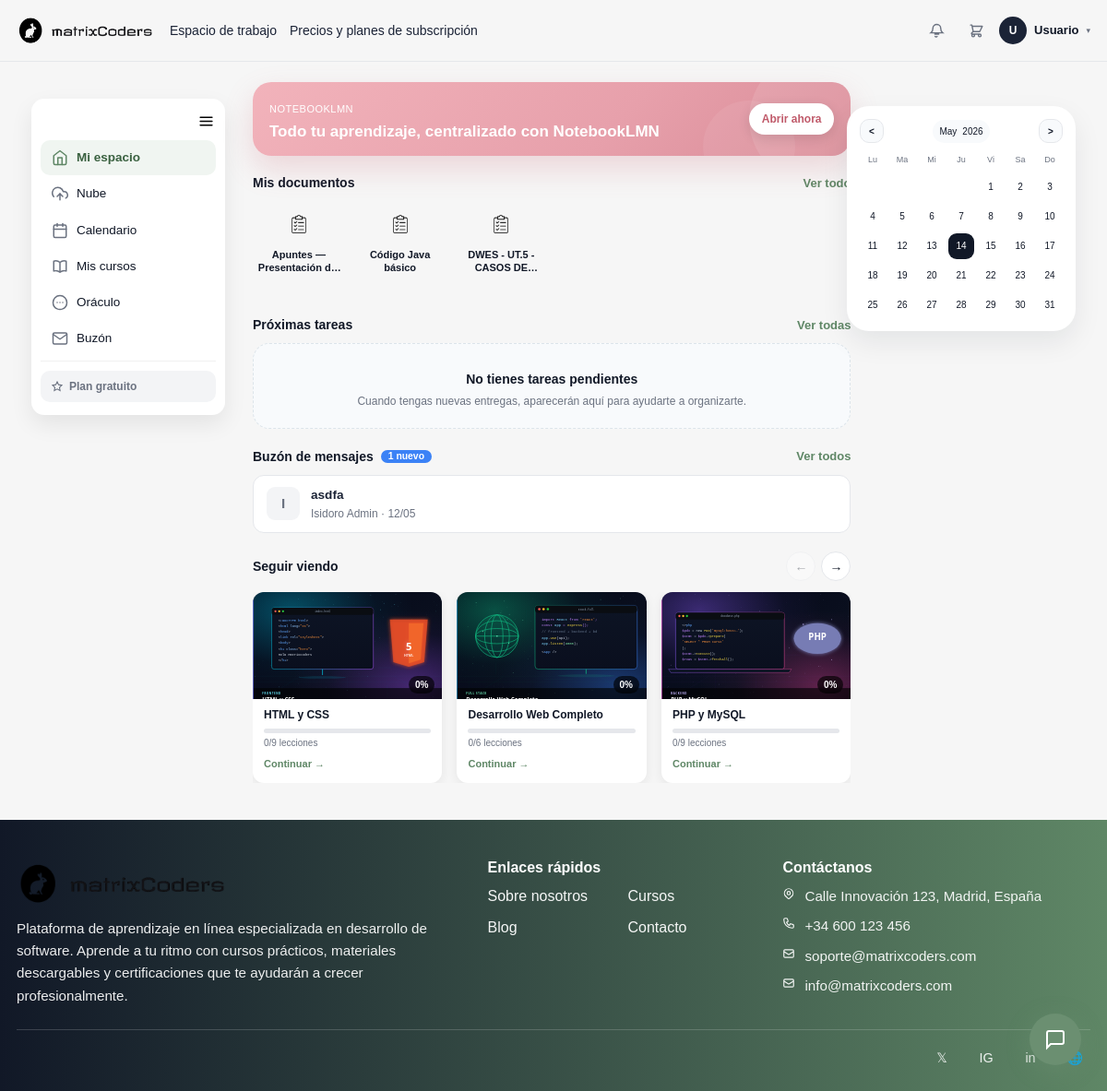
Screenshot of /index.php?url=dashboard (signed in) with the database file from the repository.
### tables this page shows
CREATE TABLE documento (
    id           INTEGER PRIMARY KEY AUTOINCREMENT,
    usuario_id   INTEGER NOT NULL,
    carpeta_id   INTEGER DEFAULT NULL,
    plantilla_id INTEGER DEFAULT NULL,
    titulo       TEXT    NOT NULL,
    contenido    TEXT    DEFAULT NULL,
    estado       TEXT    NOT NULL DEFAULT 'borrador',
    destacado    INTEGER NOT NULL DEFAULT 0,
    FOREIGN KEY (usuario_id)   REFERENCES usuario(id)   ON DELETE CASCADE  ON UPDATE CASCADE,
    FOREIGN KEY (carpeta_id)   REFERENCES carpeta(id)   ON DELETE SET NULL ON UPDATE CASCADE,
    FOREIGN KEY (plantilla_id) REFERENCES plantilla(id) ON DELETE SET NULL ON UPDATE CASCADE
);

CREATE TABLE mensaje (
    id          INTEGER PRIMARY KEY AUTOINCREMENT,
    emisor_id   INTEGER NOT NULL,
    receptor_id INTEGER NOT NULL,
    asunto      TEXT    DEFAULT NULL,
    cuerpo      TEXT    NOT NULL,
    enviado_en  TEXT    NOT NULL DEFAULT (datetime('now')),
    leido       INTEGER NOT NULL DEFAULT 0, reply_to_id INTEGER DEFAULT NULL, hilo_id     INTEGER DEFAULT NULL,
    FOREIGN KEY (emisor_id)   REFERENCES usuario(id) ON DELETE CASCADE ON UPDATE CASCADE,
    FOREIGN KEY (receptor_id) REFERENCES usuario(id) ON DELETE CASCADE ON UPDATE CASCADE
);

CREATE TABLE usuario (
    id         INTEGER PRIMARY KEY AUTOINCREMENT,
    nombre     TEXT    NOT NULL,
    email      TEXT    NOT NULL UNIQUE,
    contraseña TEXT    NOT NULL,
    creado_en  TEXT    NOT NULL DEFAULT (datetime('now')),
    rol        TEXT    NOT NULL DEFAULT 'USUARIO'
               CHECK (rol IN ('USUARIO','INSTRUCTOR','MODERADOR','ADMINISTRADOR'))
, es_superadmin INTEGER NOT NULL DEFAULT 0, es_moderador  INTEGER NOT NULL DEFAULT 0, foto           TEXT    DEFAULT NULL, bio            TEXT    DEFAULT NULL, idioma         TEXT    NOT NULL DEFAULT 'es', notificaciones INTEGER NOT NULL DEFAULT 1, privacidad     TEXT    NOT NULL DEFAULT 'publico', tipo_persona         TEXT DEFAULT 'natural', areas_interes        TEXT DEFAULT NULL, tecnologias          TEXT DEFAULT NULL, github               TEXT DEFAULT NULL, objetivo             TEXT DEFAULT NULL, nivel_experiencia    TEXT DEFAULT NULL, frecuencia_estudio   TEXT DEFAULT NULL, ultimo_estudio       TEXT DEFAULT NULL, tipo_curso_preferido TEXT DEFAULT NULL);

CREATE TABLE curso (
    id             INTEGER PRIMARY KEY AUTOINCREMENT,
    titulo         TEXT    NOT NULL,
    descripcion    TEXT    DEFAULT NULL,
    info_extra     TEXT    DEFAULT NULL,
    que_aprenderas TEXT    DEFAULT NULL,
    imagen         TEXT    DEFAULT NULL,
    destacado      INTEGER NOT NULL DEFAULT 0,
    precio         REAL    NOT NULL DEFAULT 0.00,
    nivel          TEXT    DEFAULT NULL,
    categoria      TEXT    DEFAULT NULL,
    duracion_min   INTEGER DEFAULT NULL,
    estudiantes    INTEGER DEFAULT NULL
, activo        INTEGER NOT NULL DEFAULT 1, instructor_id INTEGER DEFAULT NULL, orden         INTEGER NOT NULL DEFAULT 0, apuntes_json   TEXT    DEFAULT NULL);

### app/views/dashboard/index.php (the view, shortened to what the rows shown need)
<?php
require_once __DIR__ . '/../../helpers/curso_imagen.php';
$documentosRecientes = is_array($documentosRecientes ?? null) ? $documentosRecientes : [];
?>
<!DOCTYPE html>
<html lang="es">
<head>
    <link href="https://cdn.jsdelivr.net/npm/bootstrap@5.3.3/dist/css/bootstrap.min.css" rel="stylesheet">
    <link rel="stylesheet" href="<?= BASE_URL ?>/css/header.css">
    <link rel="stylesheet" href="<?= BASE_URL ?>/css/footer.css">
    <link rel="stylesheet" href="<?= BASE_URL ?>/css/dashboard.css">
    <link rel="stylesheet" href="<?= BASE_URL ?>/css/sidebar.css">
</head>
<body>
    <main class="main-dashboard">
        <div class="mc-container">
            <div class="contenedor-dashboard">
                <section class="contenido-dashboard">
                    <div class="banner-dashboard">
                        <div class="banner-texto">
                            <h1>Todo tu aprendizaje, centralizado con NotebookLMN</h1>
                        </div>
                    </div>
                    <div class="documentos">
                        <div class="dashboard-section-head">
                            <h2>Mis documentos</h2>
                        </div>
                        <?php if (count($documentosRecientes) === 0): ?>
                            <div class="sv-empty">
                                <svg width="40" height="40" fill="none" stroke="currentColor" stroke-width="1.4" viewBox="0 0 24 24">
                                    <path stroke-linecap="round" d="M14 2H6a2 2 0 0 0-2 2v16a2 2 0 0 0 2 2h12a2 2 0 0 0 2-2V8z"/>
                                    <polyline stroke-linecap="round" points="14 2 14 8 20 8"/>
                                    <line stroke-linecap="round" x1="9" y1="13" x2="15" y2="13"/>
                                    <line stroke-linecap="round" x1="9" y1="17" x2="12" y2="17"/>
                                </svg>
                                <div>
                                    <p class="sv-empty-title">Aún no tienes documentos</p>
                                    <p class="sv-empty-sub">Crea tu primer documento o sube uno desde la nube.</p>
                                </div>
                                <a class="sv-empty-btn" href="<?= BASE_URL ?>/index.php?url=mis-documentos">Crear documento →</a>
                            </div>
                        <?php else: ?>
                            <div class="documentos-recientes-grid compact-doc-strip">
                                <?php foreach ($documentosRecientes as $doc): ?>
                                    <a class="documento-mini-item documento-mini-link" href="<?= BASE_URL ?>/index.php?url=documento&id=<?= (int)$doc['id'] ?>">
                                        <div class="documento-mini-icono">
                                            <img src="<?= BASE_URL ?>/img/portapapeles.png" alt="Documento">
                                        </div>
                                        <div class="documento-mini-body">
                                            <h3><?= htmlspecialchars($doc['titulo']) ?></h3>
                                        </div>
                                    </a>
                                <?php endforeach; ?>
                            </div>
                        <?php endif; ?>
                    </div>
                    <div class="documentos">
                        <div class="dashboard-section-head">
                            <h2>Próximas tareas</h2>
                        </div>
                    </div>
                    <?php
                    $mensajesNoLeidos  = $mensajesNoLeidos  ?? 0;
                    $mensajesRecientes = $mensajesRecientes ?? [];
                    ?>
                    <div class="documentos">
                        <div class="dashboard-section-head">
                            <h2 style="display:flex;align-items:center;gap:.5rem">
                                Buzón de mensajes
                                <?php if ($mensajesNoLeidos > 0): ?>
                                <span style="background:#3b82f6;color:#fff;font-size:.65rem;font-weight:800;border-radius:99px;padding:1px 8px"><?= $mensajesNoLeidos ?> nuevo<?= $mensajesNoLeidos !== 1 ? 's' : '' ?></span>
                                <?php endif; ?>
                            </h2>
                        </div>
                        <?php if (empty($mensajesRecientes)): ?>
                        <div class="sv-empty">
                            <div>
                                <p class="sv-empty-title">Sin mensajes</p>
                                <p class="sv-empty-sub">Cuando recibas mensajes de administradores o instructores aparecerán aquí.</p>
                            </div>
                        </div>
                        <?php else: ?>
                        <div style="display:flex;flex-direction:column;gap:6px">
                            <?php foreach ($mensajesRecientes as $msg):
                                $esLeido = (bool)$msg['leido'];
                                $diffSec = time() - strtotime($msg['enviado_en'] ?? 'now');
                                $timeAgo = $diffSec < 60 ? 'ahora' : ($diffSec < 3600 ? floor($diffSec/60).'m' : ($diffSec < 86400 ? floor($diffSec/3600).'h' : date('d/m', strtotime($msg['enviado_en']))));
                            ?>
                            <a href="<?= BASE_URL ?>/index.php?url=buzon&msg=<?= (int)$msg['id'] ?>"
                               style="display:flex;align-items:center;gap:12px;padding:11px 14px;border-radius:12px;border:1.5px solid <?= $esLeido ? '#e5e7eb' : '#bfdbfe' ?>;background:<?= $esLeido ? '#fff' : '#eff6ff' ?>;text-decoration:none;transition:border-color .15s">
                                <div style="width:36px;height:36px;border-radius:9px;background:<?= $esLeido ? '#f3f4f6' : '#dbeafe' ?>;color:<?= $esLeido ? '#6b7280' : '#1d4ed8' ?>;display:flex;align-items:center;justify-content:center;font-weight:800;font-size:.95rem;flex-shrink:0">
                                    <?= mb_strtoupper(mb_substr($msg['nombre_emisor'] ?? 'X', 0, 1, 'UTF-8'), 'UTF-8') ?>
                                </div>
                                <div style="flex:1;min-width:0">
                                    <div style="font-size:.85rem;font-weight:<?= $esLeido ? '600' : '800' ?>;color:#1B2336;white-space:nowrap;overflow:hidden;text-overflow:ellipsis">
                                        <?= htmlspecialchars($msg['asunto'] ?: 'Sin asunto') ?>
                                    </div>
                                    <div style="font-size:.75rem;color:#6b7280;margin-top:1px">
                                        <?= htmlspecialchars($msg['nombre_emisor']) ?> · <?= $timeAgo ?>
                                    </div>
                                </div>
                            </a>
                            <?php endforeach; ?>
                        </div>
                        <?php endif; ?>
                    </div>
                    <div class="seguimiento">
                        <div class="seguimiento-cabecera">
                            <h2>Seguir viendo</h2>
                        </div>
                        <?php if (empty($cursosEnProgreso)): ?>
                            <div class="sv-empty">
                                <svg width="40" height="40" fill="none" stroke="currentColor" stroke-width="1.4" viewBox="0 0 24 24">
                                    <rect x="2" y="3" width="20" height="14" rx="2"/>
                                    <path stroke-linecap="round" d="M8 21h8M12 17v4"/>
                                    <path stroke-linecap="round" d="M10 10l2-2 4 4"/>
                                </svg>
                                <div>
                                    <p class="sv-empty-title">Aún no tienes cursos en progreso</p>
                                    <p class="sv-empty-sub">Empieza un curso y aquí verás tu progreso.</p>
                                </div>
                                <a class="sv-empty-btn" href="<?= BASE_URL ?>/index.php">Explorar cursos →</a>
                            </div>
                        <?php else: ?>
                            <div class="sv-track-wrap">
                                <div class="sv-track" id="svTrack">
                                    <?php foreach ($cursosEnProgreso as $sc):
                                        $progreso      = $sc['progreso'];
                                        $esCompletado  = !empty($sc['completado']);
                                        $leccionUrl    = $esCompletado
                                            ? BASE_URL . '/index.php?url=curso-completado&curso=' . $sc['id']
                                            : ($sc['ultima_leccion_id']
                                                ? BASE_URL . '/index.php?url=leccion&id=' . $sc['ultima_leccion_id']
                                                : BASE_URL . '/index.php?url=detallecurso&id=' . $sc['id']);
                                        $imgSrc = matrixcoders_curso_image($sc['imagen'] ?? '', $sc['titulo'] ?? '');
                                    ?>
                                        <a class="sv-card" href="<?= $leccionUrl ?>">
                                            <div class="sv-thumb">
                                                <img src="<?= htmlspecialchars($imgSrc) ?>"
                                                    alt="<?= htmlspecialchars($sc['titulo']) ?>"
                                                    onerror="this.src='<?= BASE_URL ?>/img/aprendiendo.png'">
                                                <?php if ($esCompletado): ?>
                                                <span class="sv-badge" style="background:#22c55e">🏆 Completado</span>
                                                <?php else: ?>
                                                <span class="sv-badge"><?= $progreso ?>%</span>
                                                <?php endif; ?>
                                            </div>
                                            <div class="sv-body">
                                                <p class="sv-titulo"><?= htmlspecialchars($sc['titulo']) ?></p>
                                                <div class="sv-progress-wrap">
                                                    <div class="sv-progress-bar">
                                                    </div>
                                                    <span class="sv-progress-label">
                                                        <?php if ($esCompletado): ?>¡Curso completado!
                                                        <?php else: ?><?= $sc['lecciones_vistas'] ?>/<?= $sc['total_lecciones'] ?> lecciones<?php endif; ?>
                                                    </span>
                                                </div>
                                                <span class="sv-continuar"><?= $esCompletado ? 'Ver certificado →' : 'Continuar →' ?></span>
                                            </div>
                                        </a>
                                    <?php endforeach; ?>
                                </div>
                            </div>
                        <?php endif; ?>
                    </div>
                </section>
            </div>
        </div>
    </main>
    <?php require __DIR__ . '/../layout/footer.php'; ?>
</body>
</html>

### rows the page displays
documento: titulo "Apuntes — Presentación…"
documento: titulo "Código Java básico"
documento: titulo "DWES - UT.5 - CASOS…"
mensaje: emisor.nombre "I", asunto "asdfa", emisor.nombre "Isidoro Admin"
curso: imagen+titulo (picture), progreso "0", titulo "HTML y CSS", lecciones_vistas "0", total_lecciones "9"
curso: imagen+titulo (picture), progreso "0", titulo "Desarrollo Web Completo", lecciones_vistas "0", total_lecciones "6"
curso: imagen+titulo (picture), progreso "0", titulo "PHP y MySQL", lecciones_vistas "0", total_lecciones "9"

### other values shown
mb_strtoupper(mb_substr($nombreMenu, 0, 1, 'UTF-8'), 'UTF-8') "U"
$nombreMenu "Usuario"
PlanHelper::etiqueta($planActivo) "Plan gratuito"
$mensajesNoLeidos "1"
$monthNames[$calMonth] "May"
$calYear "2026"
